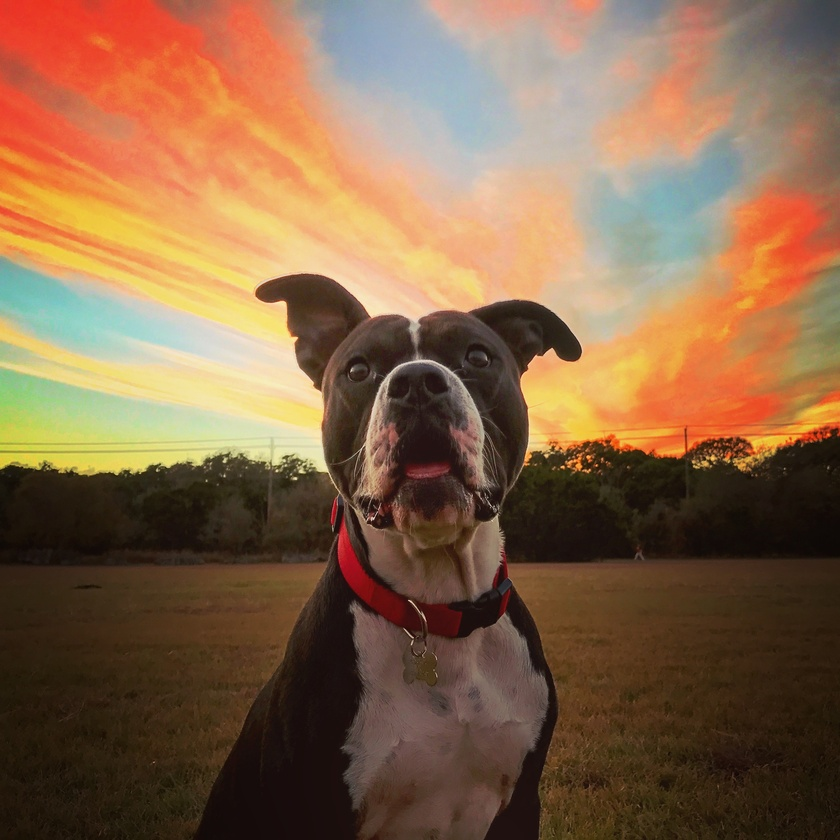
#> input picture dog.jpg, 840 x 840 px, shrunk from 3022 x 3022 before the run
$ python simple.py
#> lines starting #> are read from the running program, lines starting #| are printed output that depends on the picture
from matplotlib import pyplot as plt
import numpy as np
import cv2 as cv

# %% Read, Display and write an image
img = cv.imread("dog.jpg", 0)
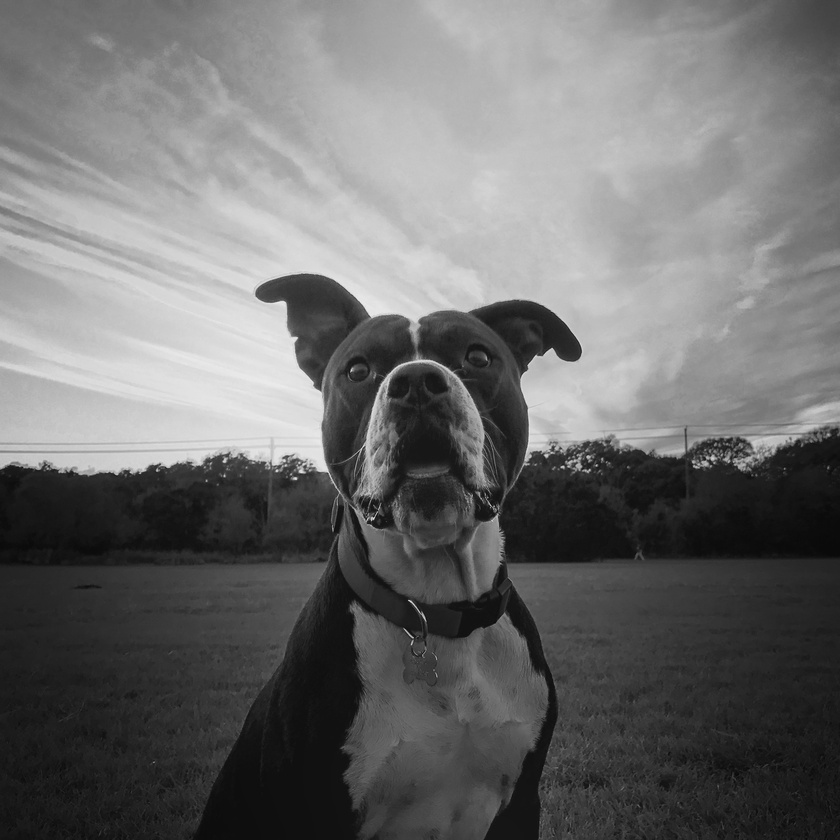
#> img: shape (840, 840); min 9, max 237, mean 108.9
cv.namedWindow("image", cv.WINDOW_NORMAL)
cv.imshow("image", img)
cv.waitKey(0)
cv.destroyAllWindows()
cv.imwrite("dog2.png", img)

# %% Load an image in grayscale and save by pressing 's' or ESC key
cv.namedWindow("image", cv.WINDOW_NORMAL)
cv.imshow("image", img)
k = cv.waitKey(0)
#> (key Esc is pressed here)

if k == 27:
    cv.destroyAllWindows()
elif k == ord('s'):
    cv.imwrite("dog2.png", img)
    cv.destroyAllWindows()

# %% Using matplotlib
plt.imshow(img, cmap="gray", interpolation="bicubic")
plt.xticks([])
plt.yticks([])
plt.show()

# %% Resolve OpenCV BGR order because matplotlib follows RGB order
img     = cv.imread("dog.jpg")
#> img is the input picture: shape (840, 840, 3); mean B, G, R 73.6, 102.3, 135.4

b, g, r = cv.split(img)
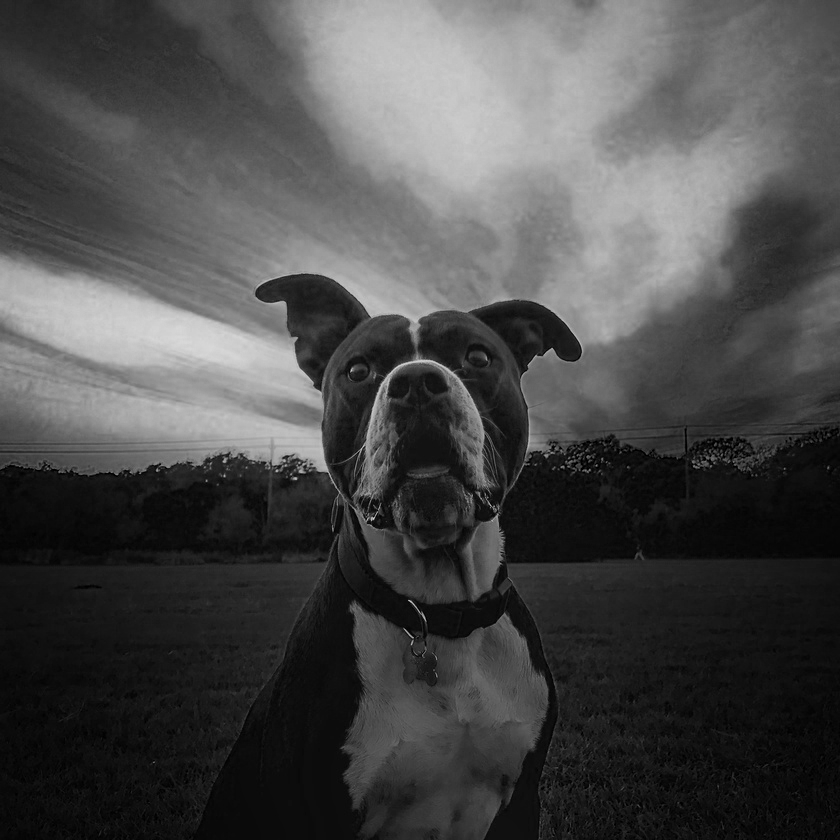
#> b: shape (840, 840); min 0, max 217, mean 73.6
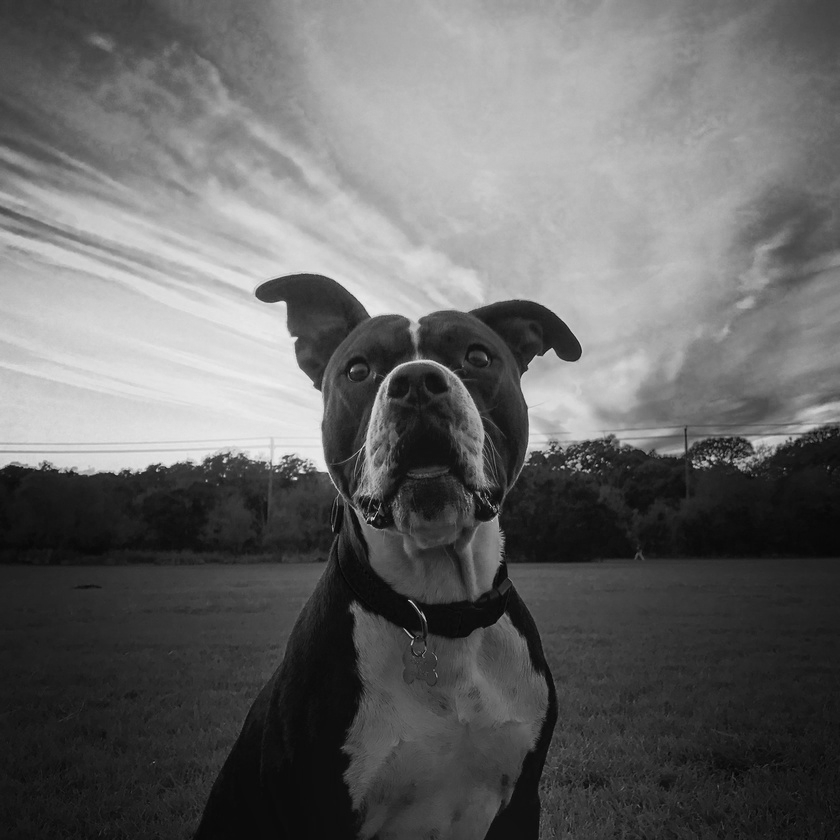
#> g: shape (840, 840); min 1, max 237, mean 102.3
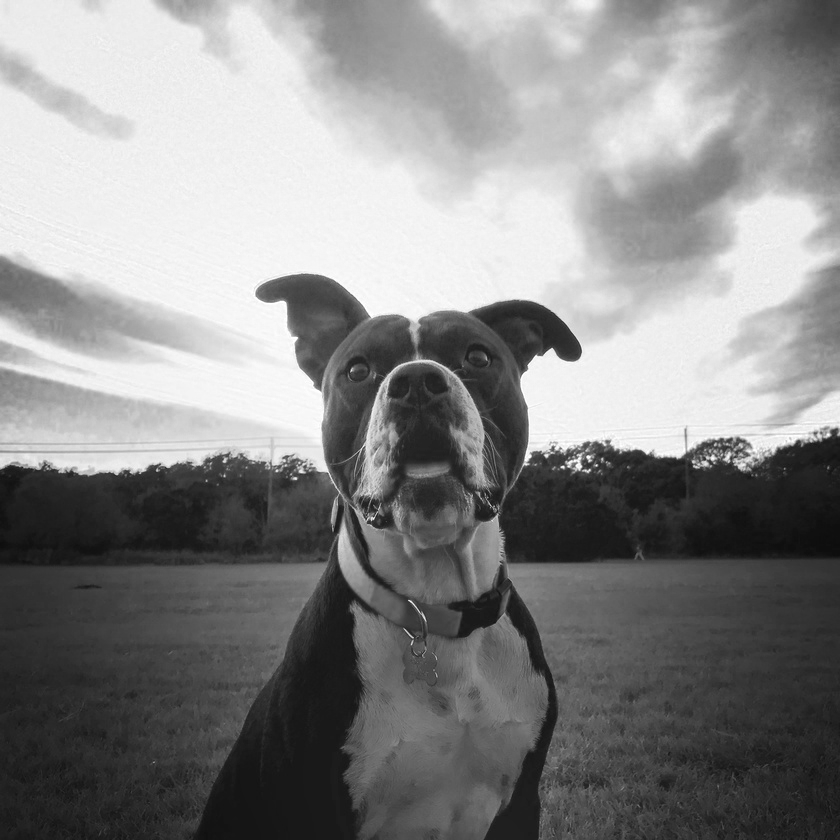
#> r: shape (840, 840); min 13, max 255, mean 135.4
img2    = cv.merge([r,g,b])
plt.subplot(121)
plt.imshow(img)    # Expects distorted color
plt.subplot(122)
plt.imshow(img2)   # Expects true color
plt.show()
#> figure, not shown here; B, G, R data is drawn as R, G, B

cv.namedWindow("image, cv.WINDOW_NORMAL")
cv.imshow("bgr image", img)
cv.imshow("rgb image", img2)
cv.waitKey(0)
cv.destroyAllWindows()
